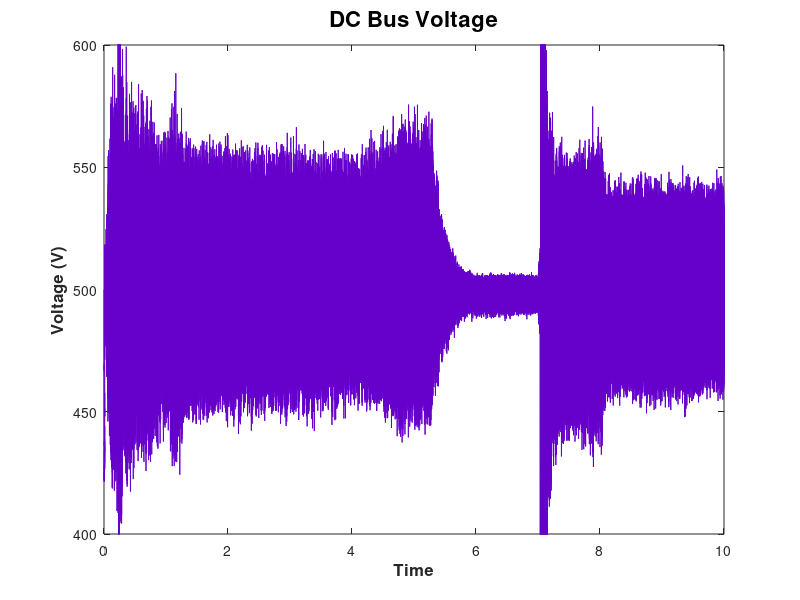

Here is the MATLAB script that generated this plot: (Note: this script raises an error after producing the figure.)
%% CONSTANTS
% Copyright 2011-2015 The MathWorks, Inc.

FigurePos1 = [450   499   574   186];
FigurePos2 = [449    69   574   372];
FigurePos3 = [449   475   574   217];
FigurePos4 = [5   476   437   215];
PurpleColor = [102 0 204]/256;
GenColor = [200 102 100]/256;
SampleTime = (2e-6)*50;

%% LOAD DATA TEST A
load HEV_PQ_Test_A

%% PLOT DC VOLTAGE
figure(1);
plot(Time,DC_V,'Color',[102 0 204]/256);
title('DC Bus Voltage','FontSize',16,'FontWeight','Bold');
xlabel('Time','FontSize',12,'FontWeight','bold')
ylabel('Voltage (V)','FontSize',12,'FontWeight','Bold')
set(gcf,'Position',FigurePos1);
set(gca,'YLim',[400 600]);

%% PLOT SPECTROGRAM
figure(2);
spectrogram(DC_V,1024,512,1024,1/(Time(2)-Time(1)),'yaxis');
%spectrogram(DC_V,256,240,256,1/(SampleTime),'yaxis');
title('Spectrogram, DC Bus','FontSize',16,'FontWeight','Bold')
xlabel('Time','FontSize',12,'FontWeight','bold')
ylabel('Frequency (Hz)','FontSize',12,'FontWeight','Bold')
set(gcf,'Position',FigurePos2);

%% TEST B
close(1);close(2);
load HEV_PQ_Test_B

%% PLOT SPECTROGRAM
figure(3);
spectrogram(DC_V,1024,512,1024,1/(Time(2)-Time(1)),'yaxis');
title('Spectrogram, DC Bus','FontSize',16,'FontWeight','Bold')
xlabel('Time','FontSize',12,'FontWeight','bold')
ylabel('Frequency (Hz)','FontSize',12,'FontWeight','Bold')
set(gcf,'Position',FigurePos2);
%set(gca,'YLim',[0 1200]);
%view(0,90)


%% PLOT GENERATOR SPEED
figure(4);
plot(Time,Gen_Spd,'LineWidth',3,'Color',GenColor);
title('Generator Speed (RPM)','FontSize',16,'FontWeight','Bold');
xlabel('Time','FontSize',12,'FontWeight','bold')
ylabel('Speed (RPM)','FontSize',12,'FontWeight','Bold')
set(gcf,'Position',FigurePos3);

%% PLOT MOTOR SPEED
figure(5);
plot(Time,Mot_Spd,'LineWidth',3);
title('Motor Speed (RPM)','FontSize',16,'FontWeight','Bold');
xlabel('Time','FontSize',12,'FontWeight','bold')
ylabel('Speed (RPM)','FontSize',12,'FontWeight','Bold')
set(gcf,'Position',FigurePos4);
set(gca,'YLim',[0 450]);

%% CLOSE ALL
close all
